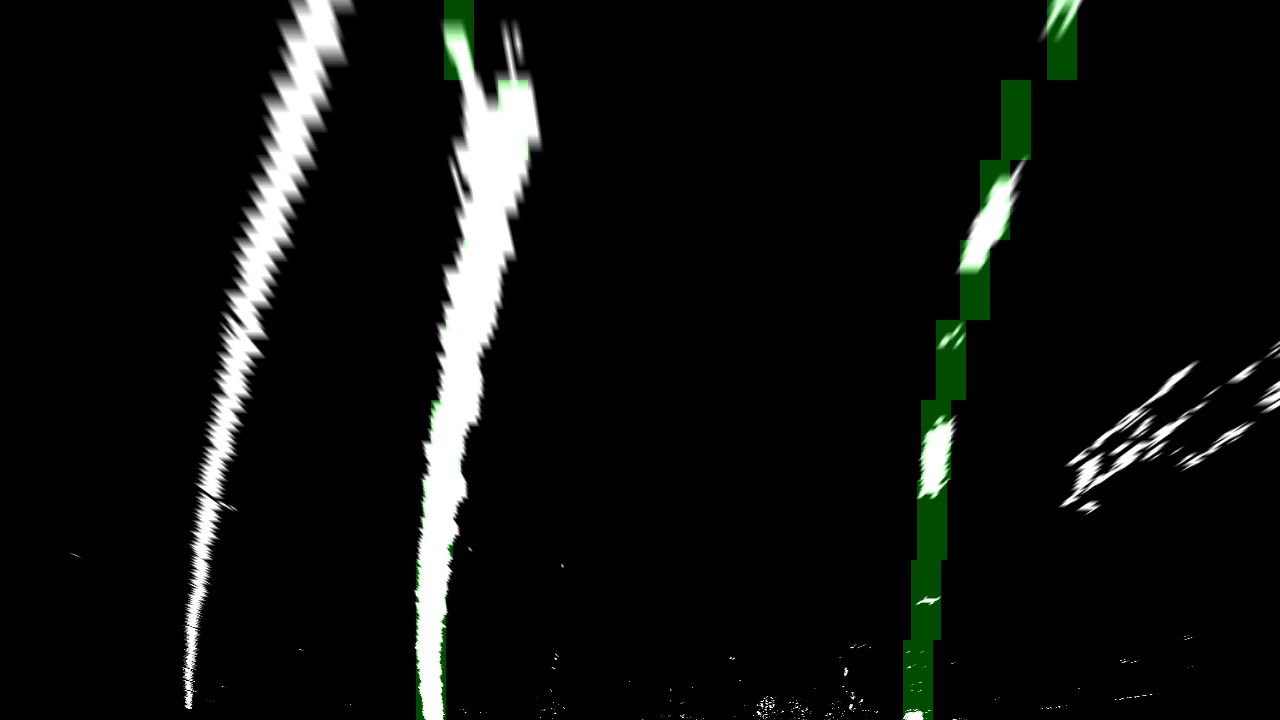
#> input picture test_images/land_marker0.jpg, 1280 x 720 px
$ python -i video_process.py   (imports and definitions only)   (older library calls are emulated)
#> lines starting #> are read from the running program, lines starting #| are printed output that depends on the picture; after the words box and inside, x2 and y2 are one past the last pixel; in counts of white or black regions, pixels touching at a corner belong together
### tracker.py
import numpy as np
import cv2
from collections import deque

class tracker(object):
	"""docstring for tracker"""
	def __init__(self, window_width, window_height, margin, ym2pixel=1, xm2pixel=1, smooth_factor=15):

		self.centroids = []
		# add something here
		self.l_last = deque([], maxlen=1)
		self.r_last = deque([], maxlen=1)

		self.l_fit = []
		self.r_fit = []

		self.window_height = window_height
		self.window_width = window_width
		self.margin = margin
		self.ym_per_pixel = ym2pixel
		self.xm_per_pixel = xm2pixel
		self.smooth_factor = smooth_factor

	# [40 lines left out: function find_window_centroids, not called in this run]

### video_process.py
import cv2
import matplotlib.pyplot as plt
import matplotlib.image as mpimg
import numpy as np
import os
import glob
import pickle
from tracker import tracker
from moviepy.editor import VideoFileClip
from collections import deque

# import calibration matrices
# [1 line not run here, left out]
# [1 line that did not run here, left out]
# [1 line that did not run here, left out]

def abs_sobel_thresh(img, orient='x', sobel_kernel=3, thresh=(0, 255)):
	# calculate gradient in x or y direction
#> called with orient = 'x', sobel_kernel = 3, thresh = (0, 255)
    img = cv2.cvtColor(img, cv2.COLOR_RGB2GRAY)
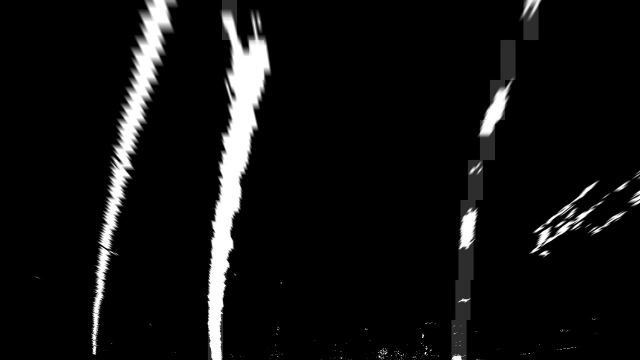
#> img: shape (720, 1280) (shown at 1/2 size); min 0, max 255, mean 16.8
    if orient == 'x':
        sobel = cv2.Sobel(img, cv2.CV_64F, 1,0,  ksize=sobel_kernel)
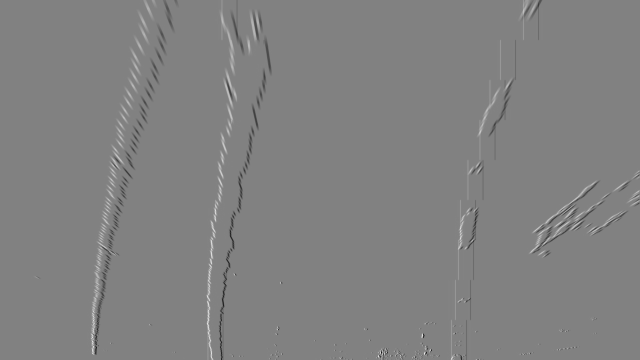
#> sobel: shape (720, 1280) float64 (shown at 1/2 size); min -1003, max 969, mean 0.1; drawn with min black and max white
    if orient == 'y':
        sobel = cv2.Sobel(img, cv2.CV_64F, 0,1,  ksize=sobel_kernel)
    # calculate and convert to unit8
    abs_sobel = np.absolute(sobel)
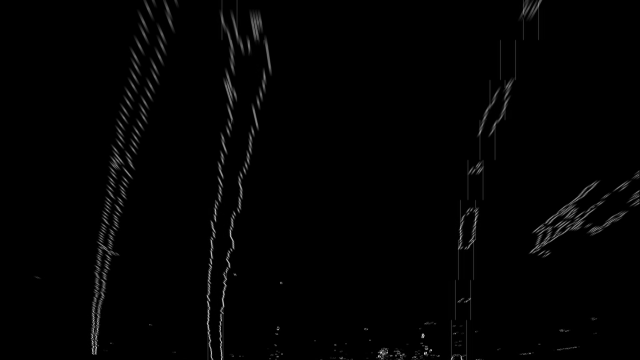
#> abs_sobel: shape (720, 1280) float64 (shown at 1/2 size); min 0, max 1003, mean 10.9; drawn with min black and max white
    uni = np.uint8(255*abs_sobel/np.max(abs_sobel))
    sobel_binary = np.zeros(img.shape)
    sobel_binary[(uni>thresh[0]) & (uni<thresh[1])] = 1

    return sobel_binary

# [175 lines left out: functions mag_thresh, dir_threshold, color_threshold, window_mask, pipeline, not called in this run]

win_width = 30
win_height = 80 # break image into 9 vertical layers since the height of the image is 720
margin = 100 # Slice area for searching
center_tracker = tracker(window_width=win_width, window_height=win_height, margin=margin, ym2pixel=40/720, xm2pixel=4/517, smooth_factor=15)

input_video = 'project_video.mp4'
output_video = 'output_video_test.mp4'

# [1 line that did not run here, left out]
# [1 line not run here, left out]
# [1 line that did not run here, left out]
# [2 lines not run here, left out]

>>> import cv2
>>> picture = cv2.cvtColor(cv2.imread('test_images/land_marker0.jpg'), cv2.COLOR_BGR2RGB)
>>> result = abs_sobel_thresh(picture)
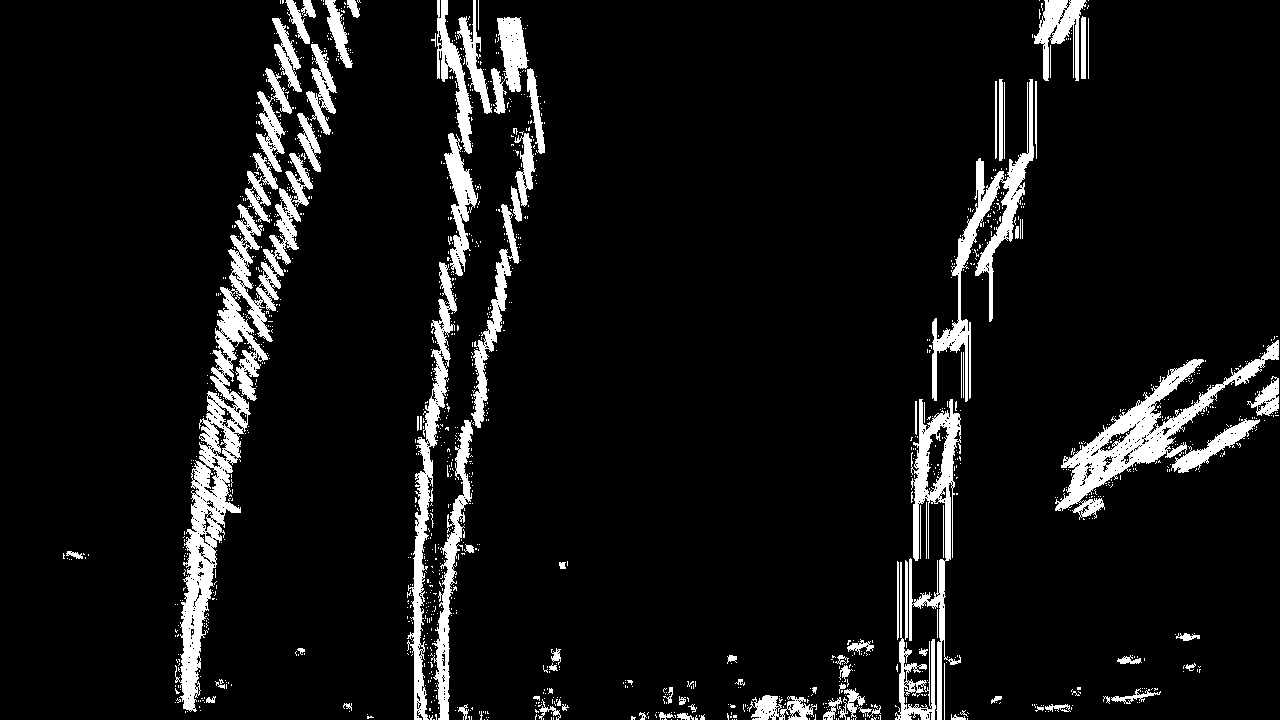
#> result: shape (720, 1280) float64; values 0 (black) and 1 (white), 7.8% white; 1338 white regions (1242 under 20 px), largest, box (x1, y1, x2, y2) and area: (175, 153, 313, 712) 14802, (1055, 340, 1279, 520) 8782, (932, 79, 1034, 402) 5306

$ run again, on test_images/land_marker1.jpg
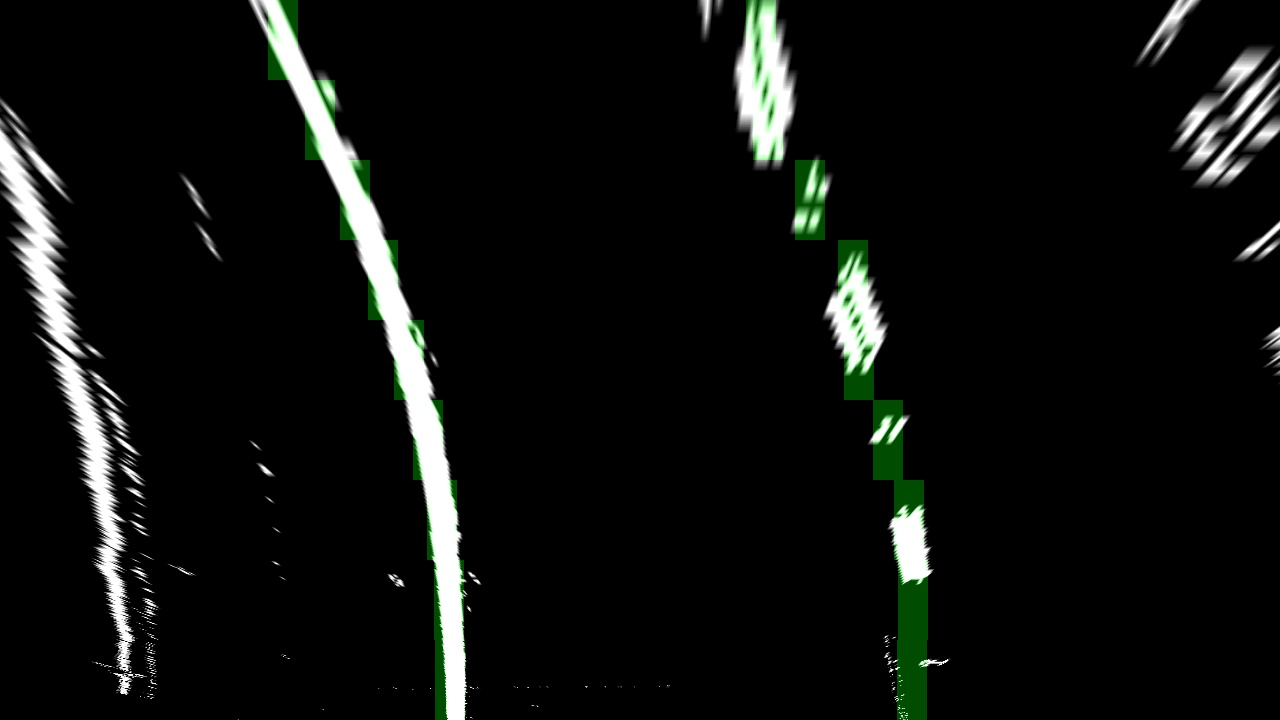
#> input picture test_images/land_marker1.jpg, 1280 x 720 px
#> in abs_sobel_thresh, `sobel = cv2.Sobel(img, cv2.CV_64F, 1,0,  ksize=sobel_kernel)`:
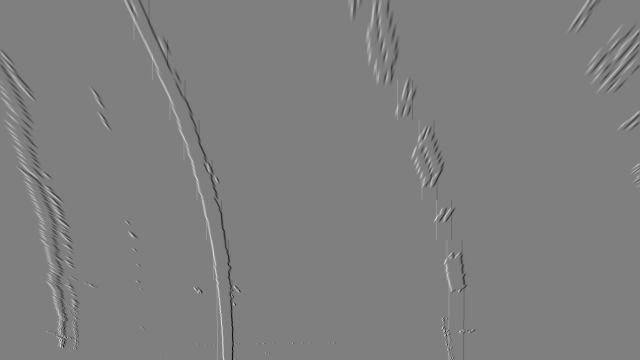
#> sobel: shape (720, 1280) float64 (shown at 1/2 size); min -1000, max 1006, mean 0; drawn with min black and max white
#> `result = abs_sobel_thresh(picture)`:
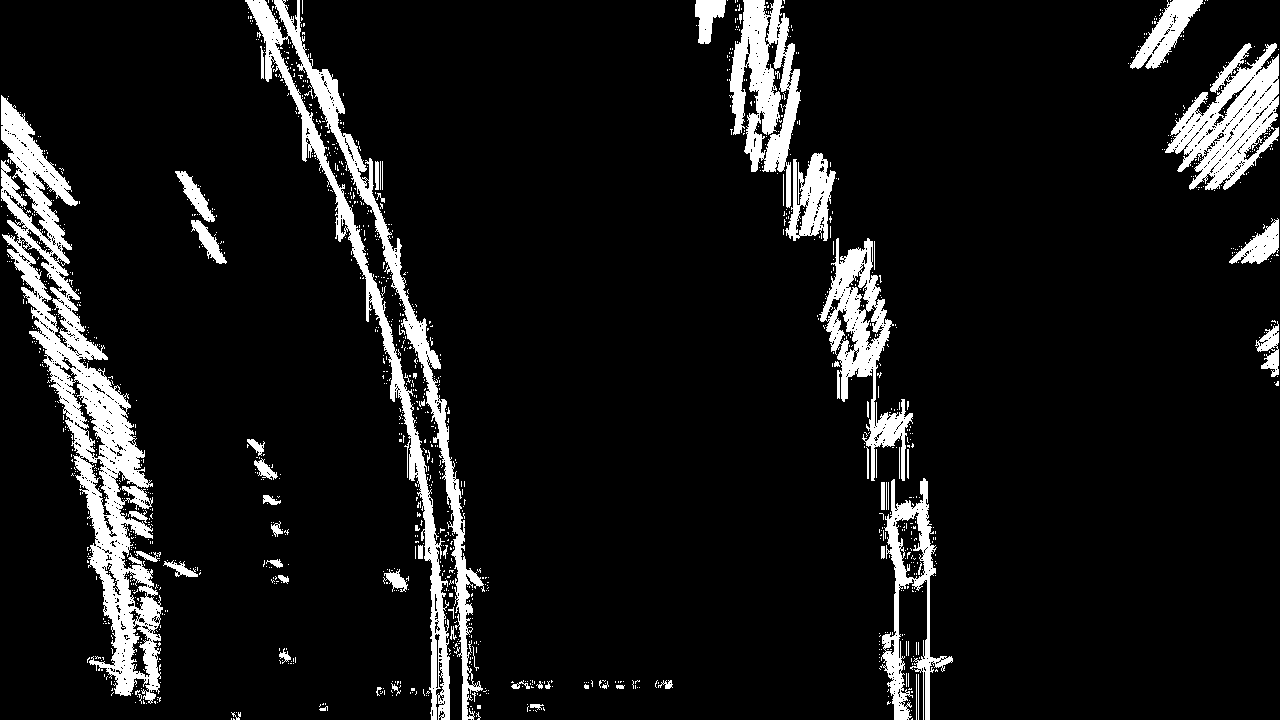
#> result: shape (720, 1280) float64; values 0 (black) and 1 (white), 9.1% white; 1298 white regions (1229 under 20 px), largest, box (x1, y1, x2, y2) and area: (1, 95, 163, 704) 23631, (245, 0, 485, 720) 17990, (1165, 43, 1279, 190) 8205

$ run again, on test_images/land_marker2.jpg
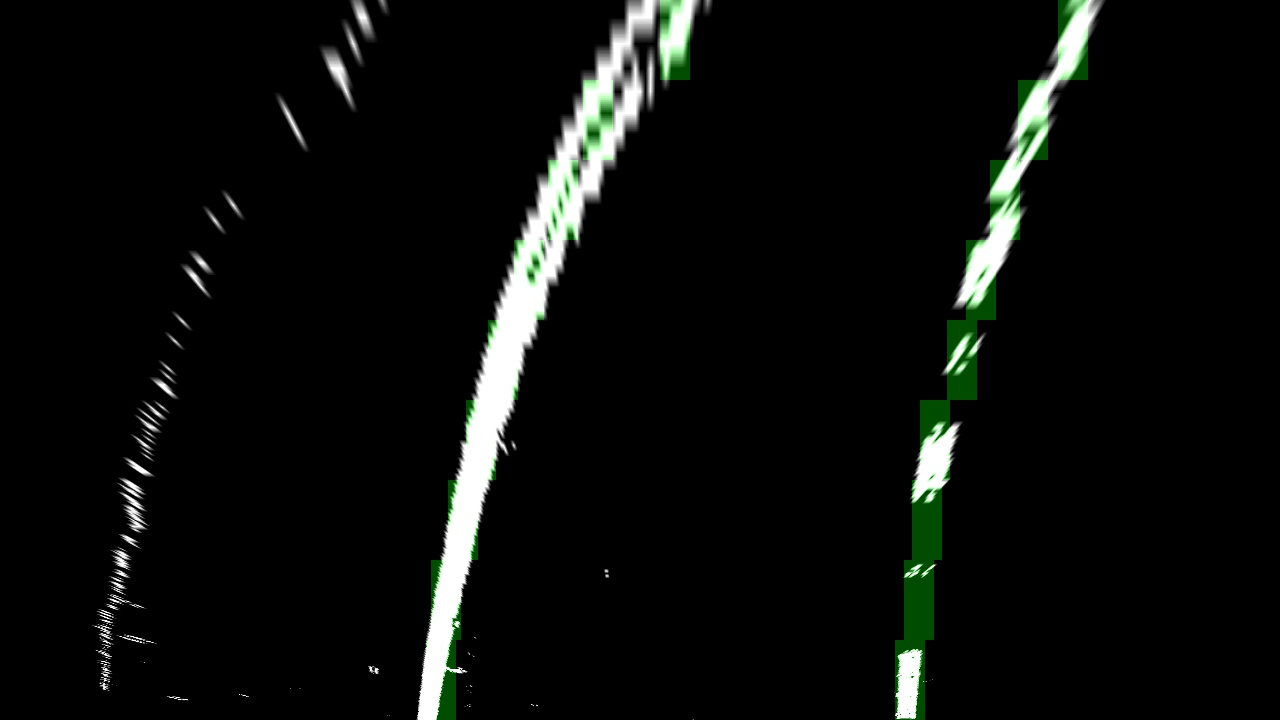
#> input picture test_images/land_marker2.jpg, 1280 x 720 px
#> in abs_sobel_thresh, `sobel = cv2.Sobel(img, cv2.CV_64F, 1,0,  ksize=sobel_kernel)`:
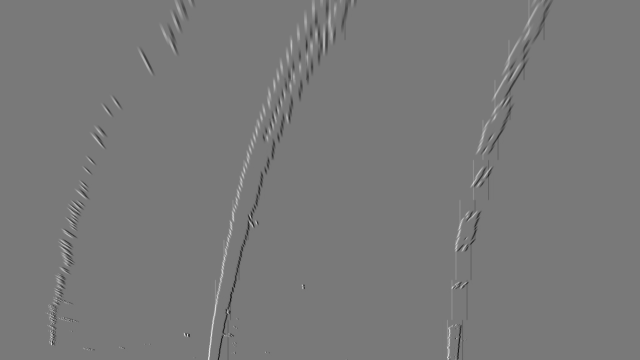
#> sobel: shape (720, 1280) float64 (shown at 1/2 size); min -911, max 1007, mean 0; drawn with min black and max white
#> `result = abs_sobel_thresh(picture)`:
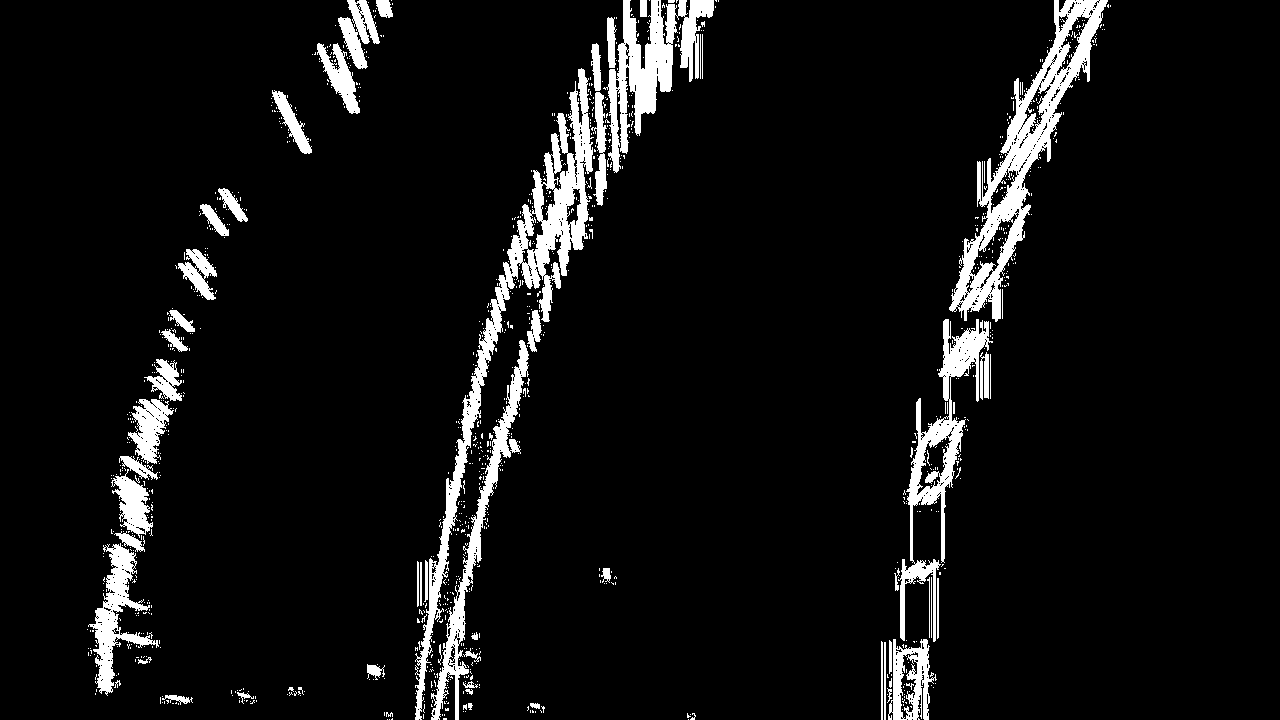
#> result: shape (720, 1280) float64; values 0 (black) and 1 (white), 6.9% white; 1054 white regions (991 under 20 px), largest, box (x1, y1, x2, y2) and area: (415, 68, 594, 720) 12339, (949, 0, 1108, 322) 10829, (603, 0, 714, 173) 6815
